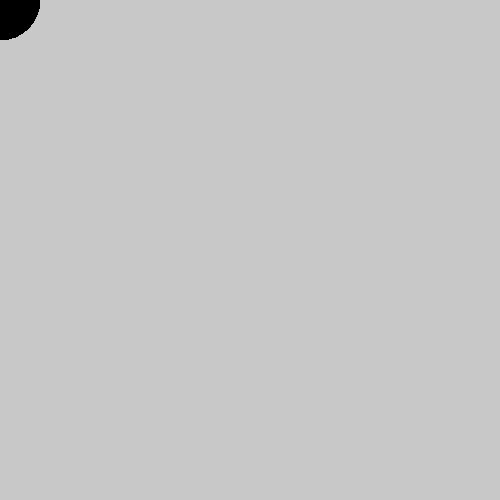
Frame 1 (no input)
Frame 60 (no input): identical to frame 1, image omitted
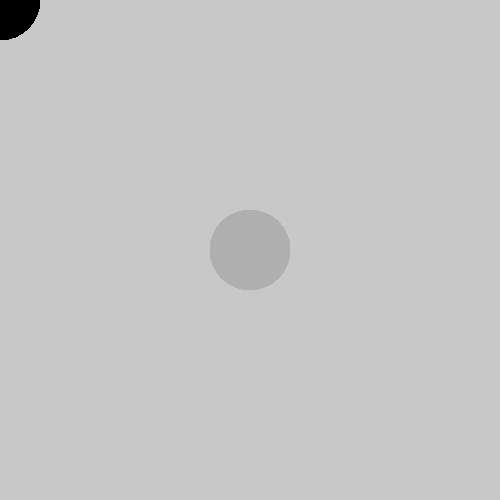
Frame 120 (the mouse pressed at the canvas centre since frame 60)

The p5.js sketch that drew these frames (run headless with seeded random() and noise() and a simulated clock; from frame 60 on, the mouse is pressed at the canvas centre):

// p5.js sketch
// ── sketch.js
function setup() {
  createCanvas(500,500);
  background(200);
}

function draw() {
  noStroke();
  fill(mouseX * 0.7);

  var space = 20;

  for (var circleX = 0; circleX < width; circleX = circleX + space) {
    for (var circleY = 0; circleY < height; circleY = circleY + space) {

      ellipse(mouseY, mouseX, 50, 50);
      ellipse(mouseY, mouseY, 80, 80);

    }
  }

}
